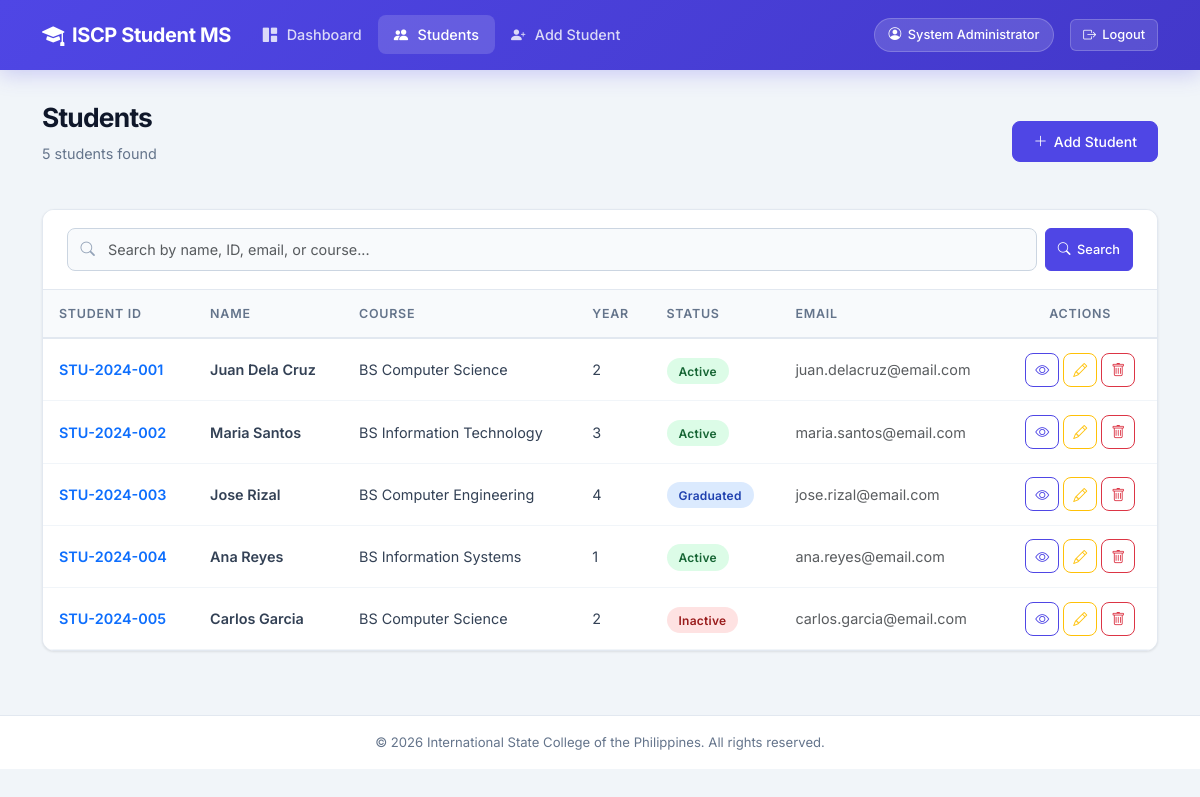
The app's page /students.php (signed in) with its own data.
### tables this page shows
CREATE TABLE IF NOT EXISTS students (
    id INT AUTO_INCREMENT PRIMARY KEY,
    student_id VARCHAR(20) NOT NULL UNIQUE,
    first_name VARCHAR(50) NOT NULL,
    last_name VARCHAR(50) NOT NULL,
    email VARCHAR(100) UNIQUE,
    phone VARCHAR(20) DEFAULT NULL,
    gender ENUM('Male', 'Female', 'Other') NOT NULL,
    birthdate DATE DEFAULT NULL,
    course VARCHAR(100) NOT NULL,
    year_level TINYINT NOT NULL DEFAULT 1,
    address TEXT DEFAULT NULL,
    status ENUM('Active', 'Inactive', 'Graduated') NOT NULL DEFAULT 'Active',
    created_at TIMESTAMP DEFAULT CURRENT_TIMESTAMP,
    updated_at TIMESTAMP DEFAULT CURRENT_TIMESTAMP ON UPDATE CURRENT_TIMESTAMP
);

### students.php (the view, shortened to what this page needs)
<?php
require_once 'includes/header.php';
require_once 'config/database.php';
$search = trim($_GET['search'] ?? '');
if (!empty($search)) {
    $stmt = $pdo->prepare("SELECT * FROM students WHERE
        student_id LIKE ? OR first_name LIKE ? OR last_name LIKE ? OR email LIKE ? OR course LIKE ?
        ORDER BY created_at DESC");
    $term = "%{$search}%";
    $stmt->execute([$term, $term, $term, $term, $term]);
} else {
    $stmt = $pdo->query("SELECT * FROM students ORDER BY created_at DESC");
}
$students = $stmt->fetchAll();
?>
<div class="page-wrapper">
    <div class="container">
        <div class="page-header d-flex justify-content-between align-items-center flex-wrap gap-3">
            <div>
                <h1 class="page-title">Students</h1>
                <p class="page-subtitle"><?= count($students) ?> student<?= count($students) !== 1 ? 's' : '' ?> found</p>
            </div>
            <a href="add_student.php" class="btn btn-primary"><i class="bi bi-plus-lg"></i> Add Student</a>
        </div>
        <div class="card">
            <div class="card-header">
                <form method="GET" action="" class="d-flex gap-2">
                    <div class="search-box flex-grow-1">
                        <i class="bi bi-search search-icon"></i>
                        <input type="text" class="form-control" name="search" placeholder="Search by name, ID, email, or course..." value="<?= htmlspecialchars($search) ?>">
                    </div>
                    <button type="submit" class="btn btn-primary btn-sm"><i class="bi bi-search"></i> Search</button>
                </form>
            </div>
            <div class="card-body p-0">
                <?php if (count($students) > 0): ?>
                    <div class="table-responsive">
                        <table class="table table-hover mb-0">
                            <thead>
                                <tr>
                                    <th>Student ID</th>
                                    <th>Name</th>
                                    <th>Course</th>
                                    <th>Year</th>
                                    <th>Status</th>
                                    <th>Email</th>
                                    <th class="text-center">Actions</th>
                                </tr>
                            </thead>
                            <tbody>
                                <?php foreach ($students as $s): ?>
                                    <tr>
                                        <td><span class="fw-semibold text-primary"><?= htmlspecialchars($s['student_id']) ?></span></td>
                                        <td class="fw-semibold"><?= htmlspecialchars($s['first_name'] . ' ' . $s['last_name']) ?></td>
                                        <td><?= htmlspecialchars($s['course']) ?></td>
                                        <td><?= $s['year_level'] ?></td>
                                        <td>
                                            <?php $sc = match($s['status']) { 'Active'=>'badge-active','Inactive'=>'badge-inactive','Graduated'=>'badge-graduated',default=>'badge-active' }; ?>
                                            <span class="badge-status <?= $sc ?>"><?= $s['status'] ?></span>
                                        </td>
                                        <td class="text-muted"><?= htmlspecialchars($s['email'] ?? '—') ?></td>
                                        <td>
                                            <div class="d-flex justify-content-center gap-1">
                                                <a href="view_student.php?id=<?= $s['id'] ?>" class="btn btn-icon btn-outline-primary" title="View"><i class="bi bi-eye"></i></a>
                                                <a href="edit_student.php?id=<?= $s['id'] ?>" class="btn btn-icon btn-outline-warning" title="Edit"><i class="bi bi-pencil"></i></a>
                                                <button type="button" class="btn btn-icon btn-outline-danger" title="Delete"
                                                        data-bs-toggle="modal" data-bs-target="#deleteModal"
                                                        data-id="<?= $s['id'] ?>" data-name="<?= htmlspecialchars($s['first_name'].' '.$s['last_name']) ?>">
                                                    <i class="bi bi-trash"></i>
                                                </button>
                                            </div>
                                        </td>
                                    </tr>
                                <?php endforeach; ?>
                            </tbody>
                        </table>
                    </div>
                <?php endif; ?>
            </div>
        </div>
    </div>
</div>
<?php require_once 'includes/footer.php'; ?>

### assets/css/style.css (style rules this page uses)
:root { --primary: #4f46e5; --primary-dark: #4338ca; --primary-light: #818cf8; --primary-bg: rgba(79, 70, 229, 0.08); --secondary: #64748b; --success: #10b981; --danger: #ef4444; --warning: #f59e0b; --info: #3b82f6; --light: #f8fafc; --dark: #0f172a; --gray-50: #f8fafc; --gray-100: #f1f5f9; --gray-200: #e2e8f0; --gray-300: #cbd5e1; --gray-400: #94a3b8; --gray-500: #64748b; --gray-600: #475569; --gray-700: #334155; --gray-800: #1e293b; --gray-900: #0f172a; --body-bg: #f1f5f9; --card-shadow: 0 1px 3px rgba(0, 0, 0, 0.06), 0 1px 2px rgba(0, 0, 0, 0.04); --card-shadow-hover: 0 10px 25px rgba(0, 0, 0, 0.08), 0 4px 10px rgba(0, 0, 0, 0.04); --radius: 12px; --radius-sm: 8px; --transition: all 0.2s ease; }
* { margin: 0; padding: 0; box-sizing: border-box; }
body { font-family: 'Inter', -apple-system, BlinkMacSystemFont, 'Segoe UI', sans-serif; background-color: var(--body-bg); color: var(--gray-800); line-height: 1.6; min-height: 100vh; }
a { text-decoration: none; color: var(--primary); transition: var(--transition); }
.page-wrapper { padding: 2rem 0; animation: fadeIn 0.4s ease; }
.page-header { margin-bottom: 1.75rem; }
.page-title { font-size: 1.65rem; font-weight: 700; color: var(--gray-900); letter-spacing: -0.03em; }
.page-subtitle { color: var(--gray-500); font-size: 0.9rem; margin-top: 0.25rem; }
.card { border: 1px solid var(--gray-200); border-radius: var(--radius); box-shadow: var(--card-shadow); transition: var(--transition); background: #fff; overflow: hidden; }
.card-header { background: #fff; border-bottom: 1px solid var(--gray-200); padding: 1.15rem 1.5rem; font-weight: 600; font-size: 1rem; color: var(--gray-800); }
.card-body { padding: 1.5rem; }
.table { font-size: 0.9rem; margin-bottom: 0; }
.table thead th { background: var(--gray-50); font-weight: 600; font-size: 0.78rem; text-transform: uppercase; letter-spacing: 0.06em; color: var(--gray-500); border-bottom: 2px solid var(--gray-200); padding: 0.85rem 1rem; white-space: nowrap; }
.table tbody td { padding: 0.85rem 1rem; vertical-align: middle; border-color: var(--gray-100); color: var(--gray-700); }
.table tbody tr { transition: var(--transition); }
.badge-status { padding: 0.35rem 0.75rem; border-radius: 50px; font-size: 0.75rem; font-weight: 600; letter-spacing: 0.02em; }
.badge-active { background: #dcfce7; color: #166534; }
.badge-inactive { background: #fee2e2; color: #991b1b; }
.badge-graduated { background: #dbeafe; color: #1e40af; }
.btn { font-weight: 500; font-size: 0.875rem; padding: 0.55rem 1.25rem; border-radius: var(--radius-sm); transition: var(--transition); display: inline-flex; align-items: center; gap: 0.4rem; }
.btn-primary { background: var(--primary); border-color: var(--primary); }
.btn-outline-primary { color: var(--primary); border-color: var(--primary); }
.btn-sm { padding: 0.35rem 0.75rem; font-size: 0.8rem; border-radius: 6px; }
.btn-icon { width: 34px; height: 34px; padding: 0; display: inline-flex; align-items: center; justify-content: center; border-radius: 8px; }
.form-control, .form-select { border: 1.5px solid var(--gray-300); border-radius: var(--radius-sm); padding: 0.6rem 0.9rem; font-size: 0.9rem; color: var(--gray-800); transition: var(--transition); background-color: #fff; }
.search-box { position: relative; }
.search-box .form-control { padding-left: 2.5rem; background: var(--gray-50); }
.search-box .search-icon { position: absolute; left: 0.85rem; top: 50%; transform: translateY(-50%); color: var(--gray-400); font-size: 0.9rem; }

### records on screen
students: student "STU-2024-001", first_name+last_name "Juan Dela Cruz", course "BS Computer Science", year_level "2", status "Active", email "juan.delacruz@email.com"
students: student "STU-2024-002", first_name+last_name "Maria Santos", course "BS Information Technology", year_level "3", status "Active", email "maria.santos@email.com"
students: student "STU-2024-003", first_name+last_name "Jose Rizal", course "BS Computer Engineering", year_level "4", status "Graduated", email "jose.rizal@email.com"
students: student "STU-2024-004", first_name+last_name "Ana Reyes", course "BS Information Systems", year_level "1", status "Active", email "ana.reyes@email.com"
students: student "STU-2024-005", first_name+last_name "Carlos Garcia", course "BS Computer Science", year_level "2", status "Inactive", email "carlos.garcia@email.com"

### other values on screen
getAdminName() "System Administrator"
count($students) "5"
